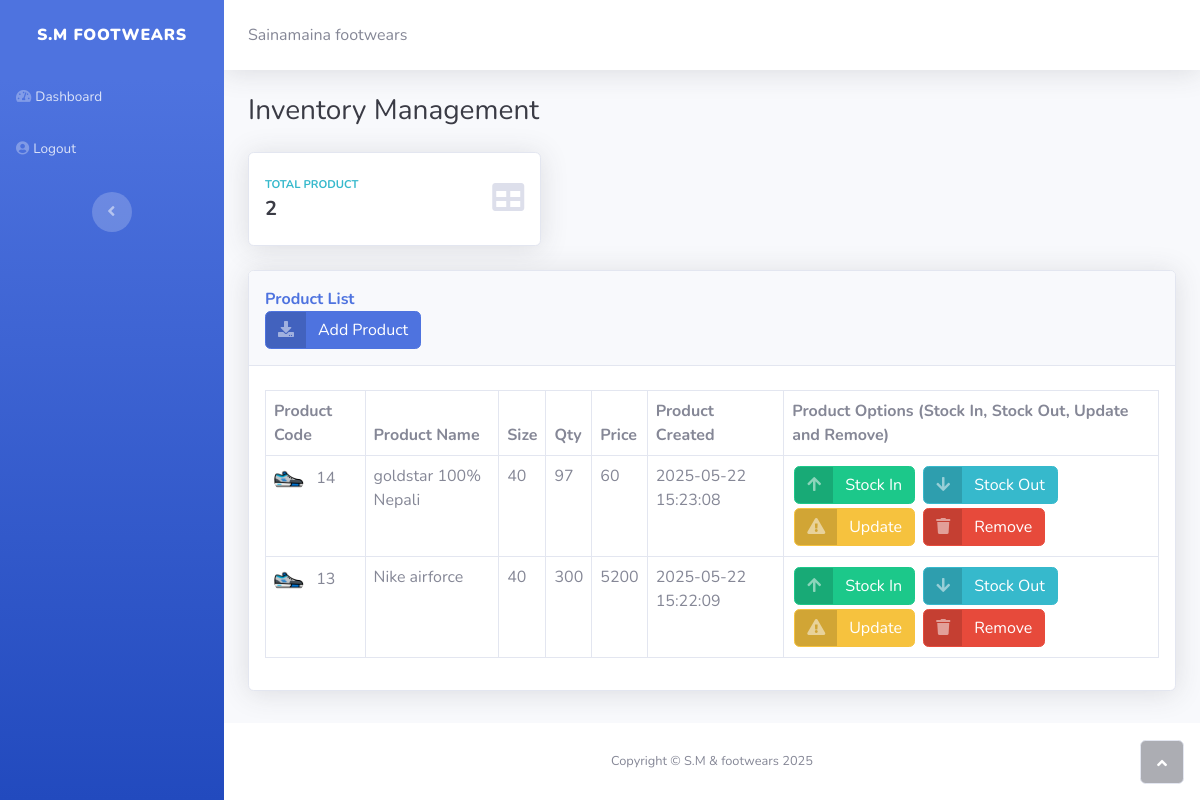
The app's page /inventory.php (signed in) with its own data.
### tables this page shows
CREATE TABLE `products` (
  `id` int(11) NOT NULL,
  `product_name` varchar(255) NOT NULL,
  `size` int(11) NOT NULL,
  `qty` int(11) NOT NULL,
  `price` int(11) NOT NULL,
  `created` datetime NOT NULL DEFAULT current_timestamp()
);

### functions/view-products.php (the view)
<?php
$db = new PDO('mysql:host=localhost;dbname=db_hash', 'root', '');
$sql = 'SELECT * FROM products ORDER BY product_name ASC';
$stmt = $db->prepare($sql);
$stmt->execute();
$results = $stmt->fetchAll();
foreach ($results as $row) {
?>
    <tr>
        <td><img class="rounded-circle me-2" width="30" height="30" src="assets/img/avatars/shoes.png">&nbsp;<?php echo $row['id']; ?></td>
        <td><?php echo $row['product_name']; ?></td>
        <td><?php echo $row['size']; ?></td>
        <td><?php echo $row['qty']; ?></td>
        <td><?php echo $row['price']; ?></td>
        <td><?php echo $row['created']; ?></td>
        <td>
            <button class="btn btn-success btn-icon-split" type="button" style="margin: 2px;" data-bs-target="#stock-in" data-bs-toggle="modal" data-product-id="<?php echo $row['id']; ?>"><span class="text-white-50 icon"><i class="fas fa-arrow-up"></i></span><span class="text-white text">Stock In</span></button>
            <button class="btn btn-info btn-icon-split" type="button" style="margin: 2px;" data-bs-target="#stock-out" data-bs-toggle="modal" data-product-id="<?php echo $row['id']; ?>"><span class="text-white-50 icon"><i class="fas fa-arrow-down"></i></span><span class="text-white text">Stock Out</span></button>
            <button class="btn btn-warning btn-icon-split" type="button" style="margin: 2px;" data-bs-target="#update-product" data-bs-toggle="modal" data-product-id="<?php echo $row['id']; ?>"><span class="text-white-50 icon"><i class="fas fa-exclamation-triangle"></i></span><span class="text-white text">Update</span></button>
            <button class="btn btn-danger btn-icon-split" type="button" style="margin: 2px;" data-bs-target="#confirmation" data-bs-toggle="modal" data-product-id="<?php echo $row['id']; ?>"><span class="text-white-50 icon"><i class="fas fa-trash"></i></span><span class="text-white text">Remove</span></button>
        </td>
    </tr>
<?php
}
?>

### records on screen
products: id "14", product_name "goldstar 100% Nepali", size "40", qty "97", price "60", created "2025-05-22 15:23:08"
products: id "13", product_name "Nike airforce", size "40", qty "300", price "5200", created "2025-05-22 15:22:09"

### other values on screen
$total_products "2"
